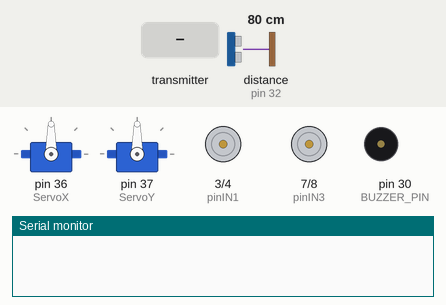
Recording of a sketch running on a simulated Arduino Mega 2560, built with avr-gcc and run on an emulated ATmega2560. Shown: 2 × servo, motor-driver pin pairs drawn as motors (green arrow = first pin HIGH = forward, orange = second pin HIGH = backward, longer = more drive, scaled by the enable pin), buzzer (waves = sounding), the last lines printed to the serial monitor. The test bench sets the inputs (shaded band); at power-on: distance to the obstacle (sensor on pin 32) 80 cm. The echo pulse lasts 58.3 µs per cm; no radio packets arrive unless stated.

Above: at 2.7 s.
2.8 s: the transmitter starts sending MPU.0 = 50
At 3.5 s:
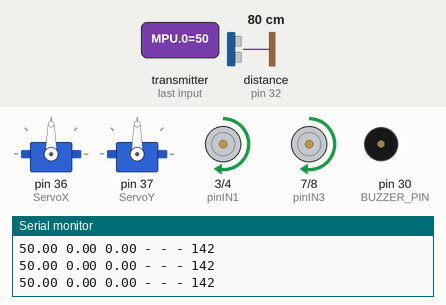
4.3 s: distance to the obstacle (sensor on pin 32) set to 23 cm
5.8 s: distance to the obstacle (sensor on pin 32) set to 18 cm
At 6.2 s:
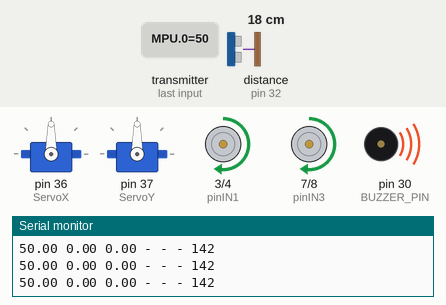
7.3 s: the transmitter starts sending MPU.1 = 50
At 8.0 s:
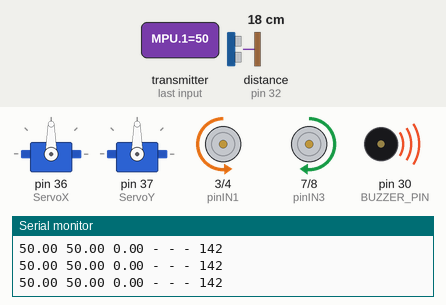
8.8 s: the transmitter starts sending MPU.0 = 100
At 9.1 s:
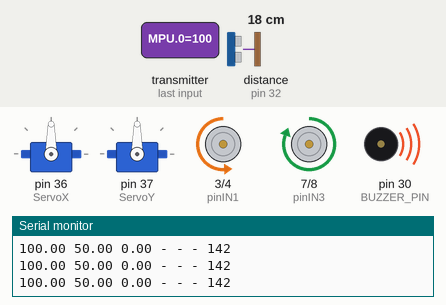
10.3 s: the transmitter starts sending MPU.1 = 0
At 11.5 s:
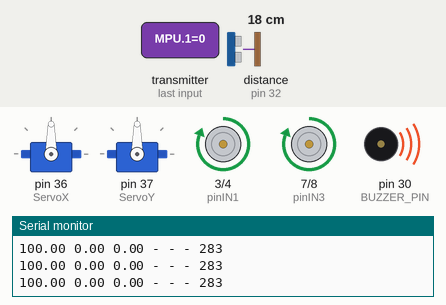
Timing chart, 0 to 12.8 s (numbered marks = the images above; inputs shaded):
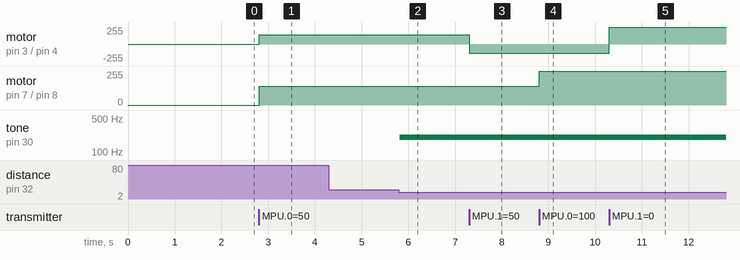

The sketch:

RX-COCHE-2.ino
```cpp
//  PROYECTO DE GRADO - COCHE CONTROLADO A CONTROL REMOTO POR GESTOS DE GIROSCOPIO + PAN&TILT CON SENSOR ULTRASONIDOS
//
//  PROGRAMA RECEPTOR - COCHE, PAN&TILT, ULTRASONIDOS, BUZZER, ANTENA NRF24L01+MÓDULO

// ---- Incluimos las librerías del SPI, Antena, Servos (del Pan&Tilt)
#include "SPI.h"
#include "nRF24L01.h"
#include "RF24.h"
#include "Servo.h"

// ---- Variables L298N
const int pinENA = 5;                   //Pin de velocidad, motor derecho
const int pinENB = 6;                   //Pin de velocidad, motor izquierdo
const int pinIN1 = 3;                   //Pines Motor Derecho
const int pinIN2 = 4;
const int pinIN3 = 7;                   //Pines Motor Izquierdo
const int pinIN4 = 8;

int speed = 0;                          //Inicializamos el valor de los motores como 0

// ---- Variables NRF24L01
RF24 radio(9, 10);                      //Objeto llamado "radio". Pines del SPI, correspondientes a CE y CSN

const byte address[6] = "00001";        //Matriz de bytes identificativo. Dirección que utilizarán las antenas para identificarse entre sí

float MPU[3];                           //Este valor corresponde a los datos X y Y del giroscopio que llegarán por la antena

// ---- Variables Pan&Tilt
Servo ServoX;
Servo ServoY;

// ---- Variables Ultrasonido
const int TRIG_PIN   = 33;              // Pin de Arduino del TRIGGER pin
const int ECHO_PIN   = 32;              // Pin de Arduino del ECHO pin
const int BUZZER_PIN = 30;              // Pin de Arduino para el Buzzer
const float DISTANCE1 = 20.0;           // Centimetros
const float DISTANCE2 = 10.0;

float duration_us, distance_cm;         //Inicializamos los valores de distancia y tiempo del ultrasonido.

/* Este bloque es para poder hacer los contadores o cronómetros
   para los triggers sin necesidad de usar Delay(). Hay uno para
   el Trigger del ultrasonido y otro para el Buzzer.*/
unsigned long TTrig1, TTrig2, TBuz1, TBuz2 ;
const unsigned long TTrig = 10;
const unsigned long TBuz = 10;

void setup() {
  Serial.begin(115200);                 //Inicializamos comunicación serie a 115200 baudios

  /* Inicializamos el objeto "radio". Abrimos el canal de recepción
      de datos identificado por la dirección dada anteriormente. Utilizamos el canal 0.
      Si se estan haciendo pruebas sobre mesa o una antena al lado de otra,
      radio.setPALevel nos permitirá mantener la potencia al mínimo.
      radio.startListening establece a esta antena como receptor. */
  radio.begin();
  radio.openReadingPipe(0, address);
  //radio.setPALevel(RF24_PA_MIN);
  radio.startListening();


  pinMode(pinIN1, OUTPUT); //Los pines correspondientes a los motores serán pines de salida
  pinMode(pinIN2, OUTPUT);
  pinMode(pinENA, OUTPUT);
  pinMode(pinIN3, OUTPUT);
  pinMode(pinIN4, OUTPUT);
  pinMode(pinENB, OUTPUT);

  /* Pines de los servos del Pan&Tilt
     el valor '90' lo utilizamos para establecer los servos en su posición media (0-180º)
     Esperamos 1.5 segundos para permitir que ocurra este proceso antes de que comienza a
     detectar los valores del giroscopio  */
  ServoX.attach(36);
  ServoY.attach(37);

  /* Pines del ultrasonido y el del buzzer
     Incluidos la inicialización del Millis() e ir midiendo el tiempo
     Dejamos un delay al final para que tenga tiempo de realizar este proceso */

  pinMode(TRIG_PIN, OUTPUT);   // set arduino pin to output mode
  pinMode(ECHO_PIN, INPUT);    // set arduino pin to input mode
  pinMode(BUZZER_PIN, OUTPUT); // set arduino pin to output mode
  TTrig1 = millis();
  TBuz1 = millis();

  delay(1500);
}

void loop() {


  if (radio.available()) {
    radio.read(MPU, sizeof(MPU));

    Serial.print(MPU[0]);
    Serial.print(" ");
    Serial.print(MPU[1]);
    Serial.print(" ");
    Serial.print(MPU[2]);

    Serial.print(" - - - ");
    Serial.println(speed);

    if (MPU[2] == 1.0) {
      analogWrite(pinENA, 0);
      analogWrite(pinENB, 0);
      panTilt();

    }
    else {
      Motores();
      ServoX.write(90);
      ServoY.write(90);

    }

  }
}

void Motores() {

  MPU[0] = map(MPU[0], 90, -90, -255, 255);
  MPU[1] = map(MPU[1], 90, -90, -255, 255);
  ultraBuzz();


  if (MPU[0] > 100) {           //FORWARD
    speed = MPU[0];
    analogWrite(pinENA, speed);
    analogWrite(pinENB, speed);
    digitalWrite(pinIN1, LOW);
    digitalWrite(pinIN2, HIGH);
    digitalWrite(pinIN3, LOW);
    digitalWrite(pinIN4, HIGH);
  }

  if (MPU[0] < -100) {           //BACKWARDS
    speed = -1 * MPU[0];
    analogWrite(pinENA, speed);
    analogWrite(pinENB, speed);
    digitalWrite(pinIN1, HIGH);
    digitalWrite(pinIN2, LOW);
    digitalWrite(pinIN3, HIGH);
    digitalWrite(pinIN4, LOW);
  }

  if (MPU[1] < -100) {
    speed = -1 * MPU[1];
    analogWrite(pinENA, speed);
    digitalWrite(pinIN1, LOW);
    digitalWrite(pinIN2, HIGH);
  }

 if (MPU[1] > 100) {
    speed = MPU[1];
    analogWrite(pinENB, speed);
    digitalWrite(pinIN3, LOW);
    digitalWrite(pinIN4, HIGH);
  }

 if (MPU[0] < 100 && MPU[0] > -100 && MPU[1] < 100 && MPU[1] > -100) {
    analogWrite(pinENA, 0);
    analogWrite(pinENB, 0);
  }


  if (distance_cm < DISTANCE2) {
    if (MPU[0] > 100) {
      speed = MPU[0];
      analogWrite(pinENA, 0);
      analogWrite(pinENB, 0);
    }

    if (MPU[0] < -100) {
      speed = -1 * MPU[0];
      analogWrite(pinENA, speed);
      analogWrite(pinENB, speed);
      digitalWrite(pinIN1, HIGH);
      digitalWrite(pinIN2, LOW);
      digitalWrite(pinIN3, HIGH);
      digitalWrite(pinIN4, LOW);
    }

    if (MPU[1] < -100) {
      speed = -1 * MPU[1];
      analogWrite(pinENB, speed);
       digitalWrite(pinIN1, LOW);
      digitalWrite(pinIN2, LOW);
      digitalWrite(pinIN3, HIGH);
      digitalWrite(pinIN4, LOW);
    }

    if (MPU[1] > 100) {
      speed = MPU[1];
      analogWrite(pinENA, speed);
      digitalWrite(pinIN1, HIGH);
      digitalWrite(pinIN2, LOW);
      digitalWrite(pinIN3, LOW);
      digitalWrite(pinIN4, LOW);
    }

    if (MPU[0] < 100 && MPU[0] > -100 && MPU[1] < 100 && MPU[1] > -100) {
      analogWrite(pinENA, 0);
      analogWrite(pinENB, 0);
    }
  }
}


void panTilt() {

  MPU[0] = map(MPU[0], 90, -90, 0, 180);
  MPU[1] = map(MPU[1], 90, -90, 0, 180);
  ultraBuzz();

  ServoX.write(MPU[1]);
  ServoY.write(MPU[0]);


}

void ultraBuzz() {
  digitalWrite(TRIG_PIN, HIGH);
  TTrig2 = millis();
  TBuz2 = millis();
  if (TTrig2 - TTrig1 >= TTrig) {
    digitalWrite(TRIG_PIN, LOW);
    TTrig1 = TTrig2;

    if (TBuz2 - TBuz1 >= TBuz) {
      // measure duration of pulse from ECHO pin
      duration_us = pulseIn(ECHO_PIN, HIGH);
      // calculate the distance
      distance_cm = 0.017 * duration_us;

      if (distance_cm < DISTANCE1 && distance_cm > DISTANCE2) {
        tone(BUZZER_PIN, 200); // turn on Piezo Buzzer
      }
      else {
        if (distance_cm < DISTANCE2)
          tone (BUZZER_PIN, 500);
        else
          noTone(BUZZER_PIN);
      }
      TBuz1 = TBuz2;
    }
  }
}
```

Measured:
- the behaviour switches between 21 and 20 cm on distance to the obstacle (sensor on pin 32) (found by bisection; images 1 and 2)
- after the input at 2.8 s, motor on pin 3 (pinIN1) / pin 4 (pinIN2), motor on pin 7 (pinIN3) / pin 8 (pinIN4): stopped → forward 142/255 at once
- after the input at 5.8 s, tone on pin 30 (BUZZER_PIN): silent → 200 Hz at once
- after the input at 7.3 s, motor on pin 3 (pinIN1) / pin 4 (pinIN2): forward 142/255 → backward 142/255 at once
- after the input at 8.8 s, motor on pin 7 (pinIN3) / pin 8 (pinIN4): forward 142/255 → forward 255/255 at once
- after the input at 10.3 s, motor on pin 3 (pinIN1) / pin 4 (pinIN2): backward 142/255 → forward 255/255 at once
